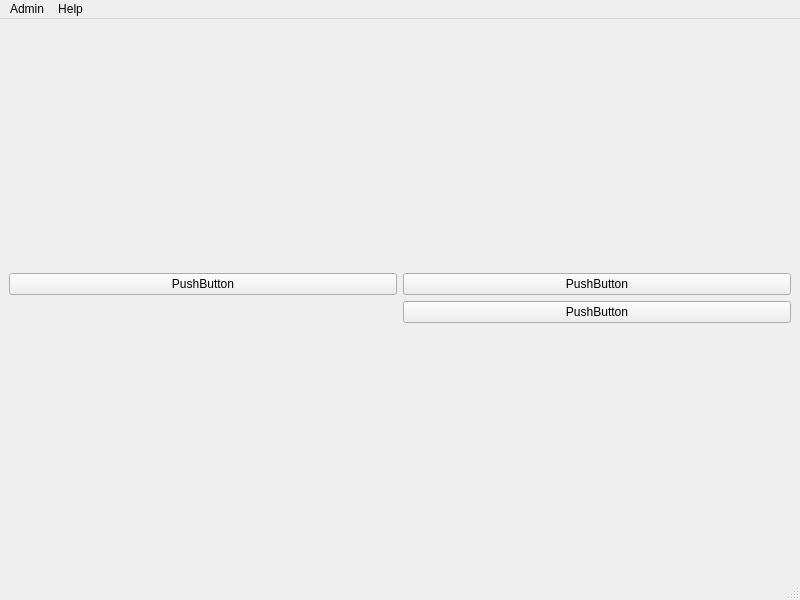
<?xml version="1.0" encoding="UTF-8"?>
<ui version="4.0">
 <class>ClientMainWindow</class>
 <widget class="QMainWindow" name="ClientMainWindow">
  <property name="geometry">
   <rect>
    <x>0</x>
    <y>0</y>
    <width>800</width>
    <height>600</height>
   </rect>
  </property>
  <property name="windowTitle">
   <string>MainWindow</string>
  </property>
  <widget class="QWidget" name="centralwidget">
   <layout class="QGridLayout" name="gridLayout_2">
    <item row="0" column="0">
     <layout class="QGridLayout" name="gridLayout">
      <property name="sizeConstraint">
       <enum>QLayout::SetMaximumSize</enum>
      </property>
      <item row="1" column="1">
       <widget class="QPushButton" name="pushButton">
        <property name="text">
         <string>PushButton</string>
        </property>
       </widget>
      </item>
      <item row="0" column="1">
       <widget class="QPushButton" name="pushButton_2">
        <property name="text">
         <string>PushButton</string>
        </property>
       </widget>
      </item>
      <item row="0" column="0">
       <widget class="QPushButton" name="pushButton_3">
        <property name="text">
         <string>PushButton</string>
        </property>
       </widget>
      </item>
     </layout>
    </item>
   </layout>
  </widget>
  <widget class="QMenuBar" name="menubar">
   <property name="geometry">
    <rect>
     <x>0</x>
     <y>0</y>
     <width>800</width>
     <height>22</height>
    </rect>
   </property>
   <widget class="QMenu" name="menuAdmin">
    <property name="title">
     <string>Admin</string>
    </property>
    <addaction name="actionArticles"/>
    <addaction name="actionUsers"/>
    <addaction name="actionAccounts"/>
    <addaction name="actionGuests"/>
   </widget>
   <widget class="QMenu" name="menuHelp">
    <property name="title">
     <string>Help</string>
    </property>
   </widget>
   <addaction name="menuAdmin"/>
   <addaction name="menuHelp"/>
  </widget>
  <widget class="QStatusBar" name="statusbar"/>
  <action name="actionArticles">
   <property name="text">
    <string>Articles</string>
   </property>
  </action>
  <action name="actionUsers">
   <property name="text">
    <string>Users</string>
   </property>
  </action>
  <action name="actionAccounts">
   <property name="text">
    <string>Accounts</string>
   </property>
  </action>
  <action name="actionGuests">
   <property name="text">
    <string>Guests</string>
   </property>
  </action>
 </widget>
 <resources/>
 <connections/>
</ui>
